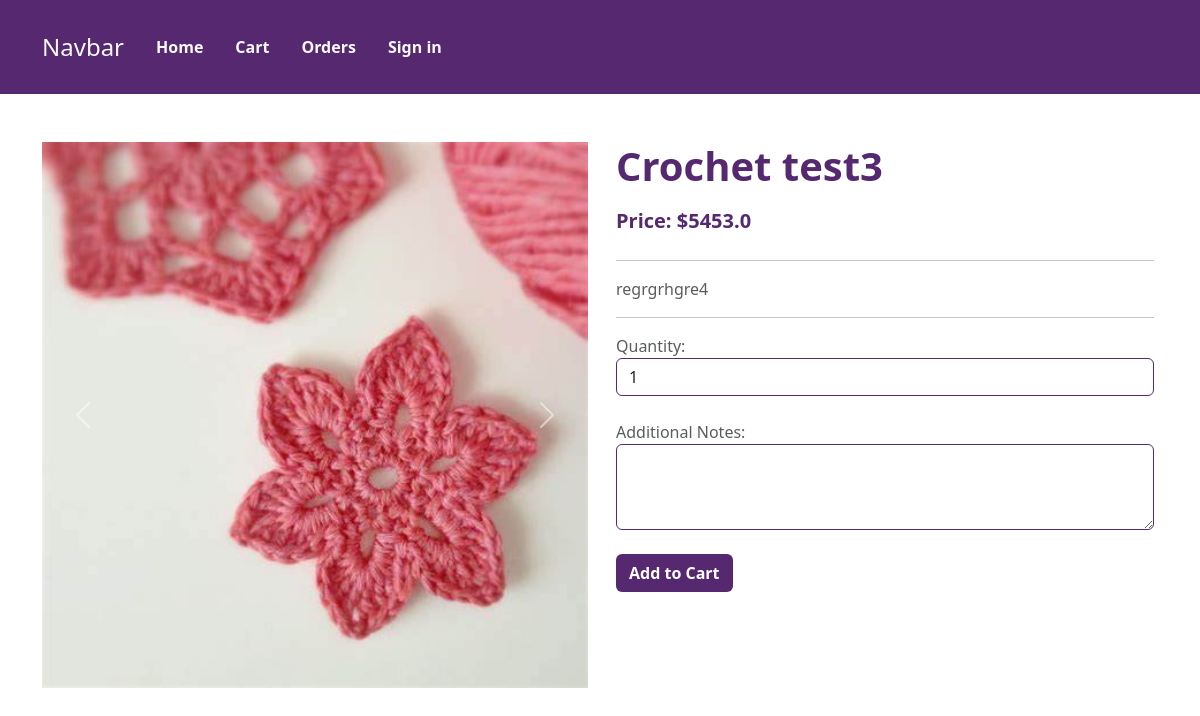
Page /room/3/ on the committed database.
### main/models.py (models this page shows, shortened)
class Product(models.Model):
    CATEGORY_CHOICES = (
        ('Audio', 'Audio'),
        ('Home', 'Home'),
        ('Accessories', 'Accessories'),
    )
    name = models.CharField(max_length=255)
    price = models.FloatField()
    image1 = models.ImageField(upload_to='product_images/', blank=True, null=True)
    image2 = models.ImageField(upload_to='product_images/', blank=True, null=True)
    image3 = models.ImageField(upload_to='product_images/', blank=True, null=True)
    description = models.TextField()
    category = models.CharField(max_length=20, choices=CATEGORY_CHOICES)

### main/views.py (the view, shortened to what this page needs)
# urls.py: path('room/<int:product_id>/', views.room, name='room'),
def room(request, product_id):
    product = get_object_or_404(Product, pk=product_id)
    return render(request, 'room.html', {'product': product})

### templates/room.html (shortened to what this page needs)
{% load static %}
<!DOCTYPE html>
<html lang="en">
<head>
    <link rel="stylesheet" href="{% static 'css/bootstrap.css' %}">
</head>
<body >
<nav class="navbar navbar-expand-lg " style="background-color: #55286F;">
    <div class="container-md py-3">
      <a class="navbar-brand text-light fs-4" href="#">Navbar</a>
      <div class="collapse navbar-collapse " id="navbarSupportedContent">
        <ul class="navbar-nav me-auto mb-2 mb-lg-0  ">
          <li class="nav-item ">
            <a class="nav-link text-light px-3 active fw-semibold " href="{% url 'home' %}">Home</a>
          </li>
          <li class="nav-item">
            <a class="nav-link text-light fw-semibold px-3" href="{% url 'cart' %}">Cart</a>
          </li>
          <li class="nav-item">
            <a class="nav-link text-light fw-semibold px-3" href="{% url 'orders' %}">Orders</a>
          </li>
          {% if request.user.is_authenticated %}
          <li class="nav-item">
              <a class="nav-link text-light fw-semibold px-3" href="{% url 'signout' %}">Sign out</a>
          </li>
          {% else %}
          <li class="nav-item">
              <a class="nav-link text-light fw-semibold px-3" href="{% url 'signin' %}">Sign in </a>
          </li>
          {% endif %}
        </ul>
      </div>
    </div>
</nav>
    <div class="container mt-5 my-5">
        <div class="row ">
            <div class="col-md-6 mb-3">
                <div id="productCarousel" class="carousel slide" data-bs-ride="carousel">
                    <div class="carousel-inner">
                        <div class="carousel-item active">
                            <img src="{{ product.image1.url }}" class="d-block w-100" alt="{{ product.name }}">
                        </div>
                    </div>
                    <button class="carousel-control-prev" type="button" data-bs-target="#productCarousel" data-bs-slide="prev">
                        <span class="carousel-control-prev-icon" aria-hidden="true"></span>
                    </button>
                    <button class="carousel-control-next" type="button" data-bs-target="#productCarousel" data-bs-slide="next">
                        <span class="carousel-control-next-icon" aria-hidden="true"></span>
                    </button>
                </div>
            </div>
            <div class="col-md-6 px-3">
                <h1 style="color:#55286F;"><strong>{{ product.name }}</strong></h1>
                <p class=" fs-5 py-2" style=" color:#55286F;"><strong>Price: ${{ product.price }}</strong></p>
                <hr>
                <p class="text-body-secondary"> {{ product.description }}</p>
                <hr>
                <form method="post">
                    <div class="form-group">
                        <label for="quantity" class="text-body-secondary">Quantity:</label>
                        <input type="number" id="quantity" name="quantity" class="form-control" style="border-color: #55286F;" value="1" min="1">
                    </div>
                    <br>
                    <div class="form-group">
                        <label for="additional_notes" class="text-body-secondary">Additional Notes:</label>
                        <textarea id="additional_notes" name="additional_notes" class="form-control" style="border-color: #55286F;" rows="3"></textarea>
                    </div>
                    <br>
                    <button type="submit" class="btn "  id="btn_add"><strong>Add to Cart</strong></button>
                </form>
            </div>
        </div>
    </div>
</body>
</html>

### templates/room.html (style rules this page uses)
#btn_add { transition: all 0.2s ease-in; background-color: #55286F; color: white; }

### rows in the picture
Product: image1 (picture), name "Crochet test3", price "5453.0", description "regrgrhgre4"
